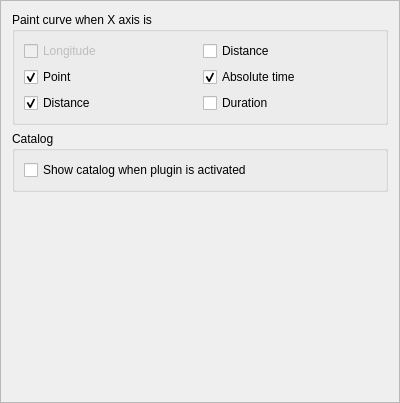
<?xml version="1.0" encoding="UTF-8"?>
<ui version="4.0">
 <class>DisplayGraphic2DOptionsFrame</class>
 <widget class="QFrame" name="DisplayGraphic2DOptionsFrame">
  <property name="geometry">
   <rect>
    <x>0</x>
    <y>0</y>
    <width>400</width>
    <height>403</height>
   </rect>
  </property>
  <property name="windowTitle">
   <string>Frame</string>
  </property>
  <property name="frameShape">
   <enum>QFrame::StyledPanel</enum>
  </property>
  <property name="frameShadow">
   <enum>QFrame::Raised</enum>
  </property>
  <layout class="QVBoxLayout" name="verticalLayout">
   <item>
    <widget class="QGroupBox" name="groupBox">
     <property name="title">
      <string>Paint curve when X axis is</string>
     </property>
     <layout class="QGridLayout" name="gridLayout">
      <item row="0" column="0">
       <widget class="QCheckBox" name="checkBoxFullfilLongidute">
        <property name="enabled">
         <bool>false</bool>
        </property>
        <property name="text">
         <string>Longitude</string>
        </property>
        <property name="checkable">
         <bool>false</bool>
        </property>
       </widget>
      </item>
      <item row="0" column="1">
       <widget class="QCheckBox" name="checkBoxFullfilDistance">
        <property name="text">
         <string>Distance</string>
        </property>
       </widget>
      </item>
      <item row="1" column="0">
       <widget class="QCheckBox" name="checkBoxFullfilPoints">
        <property name="text">
         <string>Point</string>
        </property>
        <property name="checked">
         <bool>true</bool>
        </property>
       </widget>
      </item>
      <item row="1" column="1">
       <widget class="QCheckBox" name="checkBoxFullfilAbsoluteTime">
        <property name="text">
         <string>Absolute time</string>
        </property>
        <property name="checked">
         <bool>true</bool>
        </property>
       </widget>
      </item>
      <item row="2" column="0">
       <widget class="QCheckBox" name="checkBoxFullfilCumulDistance">
        <property name="text">
         <string>Distance</string>
        </property>
        <property name="checked">
         <bool>true</bool>
        </property>
       </widget>
      </item>
      <item row="2" column="1">
       <widget class="QCheckBox" name="checkBoxFullfilDuration">
        <property name="text">
         <string>Duration</string>
        </property>
       </widget>
      </item>
     </layout>
    </widget>
   </item>
   <item>
    <widget class="QGroupBox" name="groupBoxCatalog">
     <property name="title">
      <string>Catalog</string>
     </property>
     <layout class="QVBoxLayout" name="verticalLayout_2">
      <item>
       <widget class="QCheckBox" name="checkBoxShowCatalog">
        <property name="text">
         <string>Show catalog when plugin is activated</string>
        </property>
       </widget>
      </item>
     </layout>
    </widget>
   </item>
   <item>
    <spacer name="verticalSpacer">
     <property name="orientation">
      <enum>Qt::Vertical</enum>
     </property>
     <property name="sizeHint" stdset="0">
      <size>
       <width>20</width>
       <height>40</height>
      </size>
     </property>
    </spacer>
   </item>
  </layout>
 </widget>
 <resources/>
 <connections/>
</ui>
